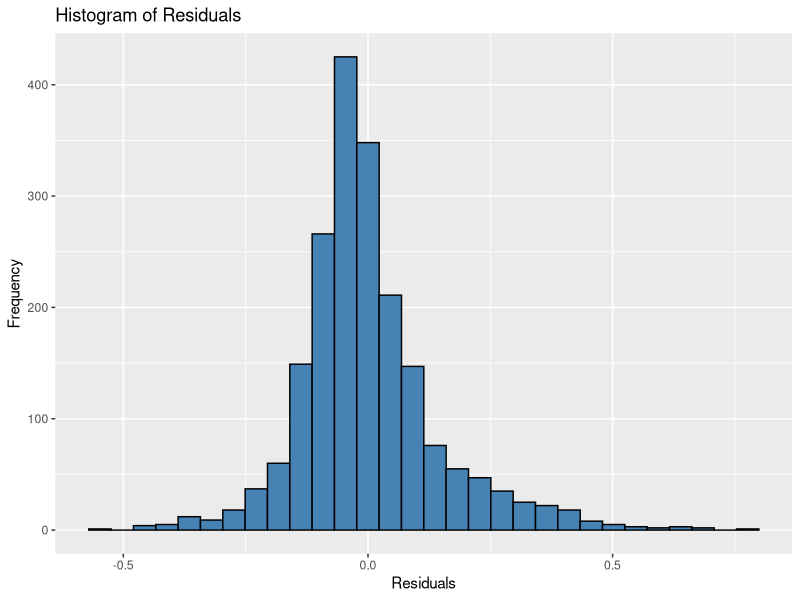

Here is the R script that generated this plot:
library(carData)
library(car)
library(MASS)

# clean the console
cat("\f")

# clean the environment
rm(list = ls())

# retrieve data from the scv file
all_data <- read.csv("communities.csv")

# remove all variables that 
all_data$state <- all_data$county <- all_data$community <- all_data$communityname <- all_data$fold <- 
    all_data$PolicPerPop <- all_data$RacialMatchCommPol <- all_data$PctPolicWhite <- all_data$PctPolicBlack <- 
    all_data$PctPolicHisp <- all_data$PctPolicAsian <- all_data$PctPolicMinor <- 
    all_data$OfficAssgnDrugUnits <- all_data$PolicAveOTWorked <- all_data$PolicCars <- all_data$PolicOperBudg <- 
    all_data$PolicBudgPerPop <- all_data$LemasSwornFT <- all_data$LemasSwFTPerPop <- all_data$LemasSwFTFieldOps <- 
    all_data$LemasSwFTFieldPerPop <- all_data$LemasTotalReq <- all_data$LemasTotReqPerPop <- all_data$ LemasPctPolicOnPatr <- 
    all_data$LemasGangUnitDeploy <- all_data$LemasPctOfficDrugUn <- OtherPerCap <- all_data$PolicReqPerOffic <- 
    all_data$numbUrban <- all_data$numUnderPov <- all_data$OtherPerCap <- all_data$NumIlleg <- all_data$NumUnderPov <- 
    all_data$NumIlleg <- all_data$NumImmig <- all_data$NumKindsDrugsSeiz<- NULL

# generate the linear model with all variables in communities.csv
model <- lm(ViolentCrimesPerPop ~ population + householdsize + racepctblack + racePctWhite + 
    racePctAsian + racePctHisp + agePct12t21 + agePct12t29 + agePct16t24 + agePct65up + pctUrban + 
    medIncome + pctWWage + pctWFarmSelf + pctWInvInc + pctWSocSec + pctWPubAsst + pctWRetire + medFamInc + 
    perCapInc + whitePerCap + blackPerCap + indianPerCap + AsianPerCap + HispPerCap + PctPopUnderPov + 
    PctLess9thGrade + PctNotHSGrad + PctBSorMore + PctUnemployed + PctEmploy + PctEmplManu + PctEmplProfServ + 
    PctOccupManu + PctOccupMgmtProf + MalePctDivorce + MalePctNevMarr + FemalePctDiv + TotalPctDiv + PersPerFam + 
    PctFam2Par + PctKids2Par + PctYoungKids2Par + PctTeen2Par + PctWorkMomYoungKids + PctWorkMom + PctIlleg + 
    PctImmigRecent + PctImmigRec5 + PctImmigRec8 + PctImmigRec10 + PctRecentImmig + PctRecImmig5 + PctRecImmig8 + 
    PctRecImmig10 + PctSpeakEnglOnly + PctNotSpeakEnglWell + PctLargHouseFam + PctLargHouseOccup + PersPerOccupHous + 
    PersPerOwnOccHous + PersPerRentOccHous + PctPersOwnOccup + PctPersDenseHous + PctHousLess3BR + MedNumBR + HousVacant + 
    PctHousOccup + PctHousOwnOcc + PctVacantBoarded + PctVacMore6Mos + MedYrHousBuilt + PctHousNoPhone + PctWOFullPlumb + 
    OwnOccLowQuart + OwnOccMedVal + OwnOccHiQuart + RentLowQ + RentMedian + RentHighQ + MedRent + MedRentPctHousInc + 
    MedOwnCostPctInc + MedOwnCostPctIncNoMtg + PctForeignBorn + PctBornSameState + PctSameHouse85 + PctSameCity85 + 
    PctSameState85 + LandArea + PopDens + PctUsePubTrans + NumStreet + NumInShelters, data = all_data)


# remove any variables with a VIF value greater than 5
# while there are still vif values greater than 5
# add the variable with the highest vif value to the list of bad variables
# generate a linear model with all the variables not in the list of bad variables
# calculate the vif values for the new model
badVars <- c("ViolentCrimesPerPop")
drop <- TRUE
while(drop == TRUE){
    f <- ""
    vfit <- vif(model)
    if (max(vfit) > 2){
        badVars <- c(badVars, names(which.max(vfit)))
        for(col in colnames(all_data)){
            add <- TRUE
            for(var in badVars){
                if(col == var){
                    add <- FALSE
                }
            }
            if(add == TRUE){
                if(f == ""){
                    f <- col;
                }
                else{
                    f <- paste(f, "+", col)
                }
            }
        }
        f <- paste("ViolentCrimesPerPop ~ ", f)
        model <- lm(as.formula(f), data = all_data)
    }
    else{
       drop = FALSE
    }
}

# perform stepwise linear regression on the model
# then find the vif values of the remaining variables
step_model <- stepAIC(model, direction = "both", trace = FALSE)
summary(model)
summary(step_model)
vfit <- vif(step_model)
print("VIF values")
print(vfit)

#load ggplot2
library(ggplot2)

#create histogram of residuals
ggplot(data = all_data, aes(x = step_model$residuals)) +
    geom_histogram(fill = 'steelblue', color = 'black') +
    labs(title = 'Histogram of Residuals', x = 'Residuals', y = 'Frequency')